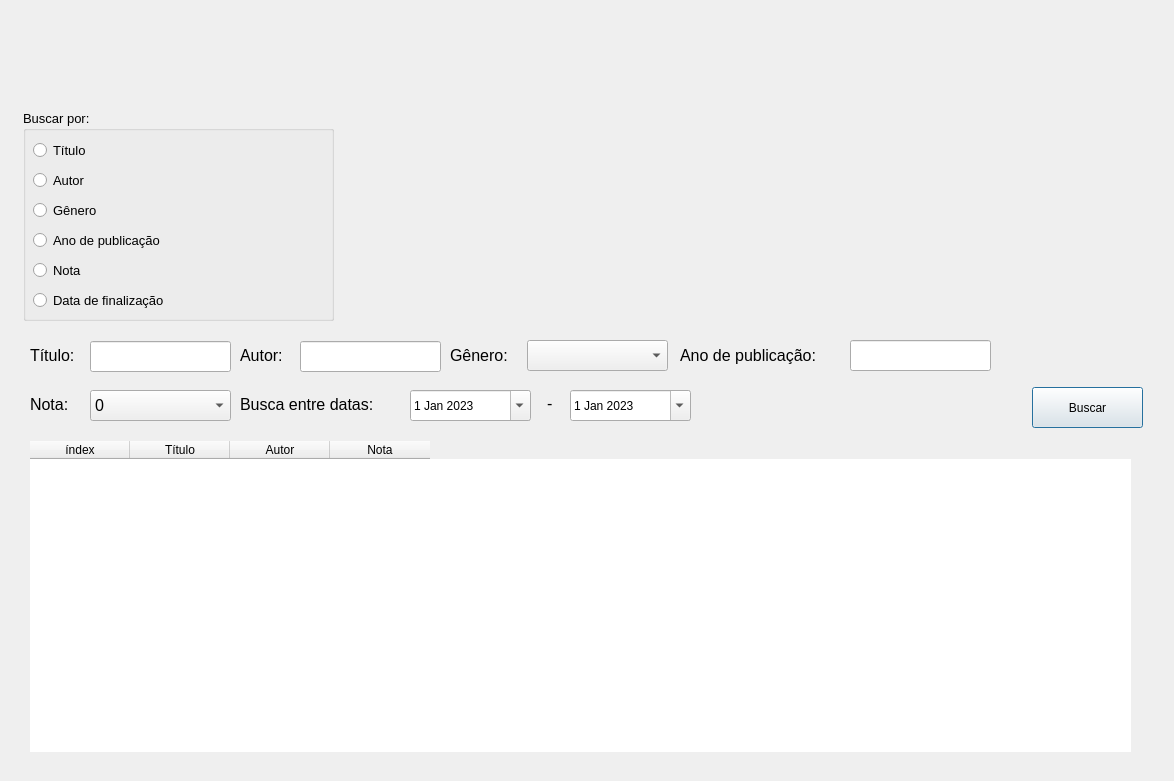
<?xml version="1.0" encoding="UTF-8"?>
<ui version="4.0">
 <class>Dialog</class>
 <widget class="QDialog" name="Dialog">
  <property name="geometry">
   <rect>
    <x>0</x>
    <y>0</y>
    <width>1174</width>
    <height>781</height>
   </rect>
  </property>
  <property name="minimumSize">
   <size>
    <width>1174</width>
    <height>781</height>
   </size>
  </property>
  <property name="maximumSize">
   <size>
    <width>1174</width>
    <height>781</height>
   </size>
  </property>
  <property name="windowTitle">
   <string>Busca Avançada</string>
  </property>
  <widget class="QGroupBox" name="groupBox">
   <property name="geometry">
    <rect>
     <x>23</x>
     <y>110</y>
     <width>311</width>
     <height>211</height>
    </rect>
   </property>
   <property name="font">
    <font>
     <family>Arial</family>
     <pointsize>10</pointsize>
    </font>
   </property>
   <property name="title">
    <string>Buscar por:</string>
   </property>
   <property name="flat">
    <bool>false</bool>
   </property>
   <property name="checkable">
    <bool>false</bool>
   </property>
   <widget class="QRadioButton" name="radioButton_Titulo">
    <property name="geometry">
     <rect>
      <x>10</x>
      <y>30</y>
      <width>95</width>
      <height>20</height>
     </rect>
    </property>
    <property name="font">
     <font>
      <family>Arial</family>
      <pointsize>10</pointsize>
     </font>
    </property>
    <property name="text">
     <string>Título</string>
    </property>
   </widget>
   <widget class="QRadioButton" name="radioButton_Autor">
    <property name="geometry">
     <rect>
      <x>10</x>
      <y>60</y>
      <width>95</width>
      <height>20</height>
     </rect>
    </property>
    <property name="font">
     <font>
      <family>Arial</family>
      <pointsize>10</pointsize>
     </font>
    </property>
    <property name="text">
     <string>Autor</string>
    </property>
   </widget>
   <widget class="QRadioButton" name="radioButton_Genero">
    <property name="geometry">
     <rect>
      <x>10</x>
      <y>90</y>
      <width>95</width>
      <height>20</height>
     </rect>
    </property>
    <property name="font">
     <font>
      <family>Arial</family>
      <pointsize>10</pointsize>
     </font>
    </property>
    <property name="text">
     <string>Gênero</string>
    </property>
   </widget>
   <widget class="QRadioButton" name="radioButton_Publicacao">
    <property name="geometry">
     <rect>
      <x>10</x>
      <y>120</y>
      <width>241</width>
      <height>20</height>
     </rect>
    </property>
    <property name="font">
     <font>
      <family>Arial</family>
      <pointsize>10</pointsize>
     </font>
    </property>
    <property name="text">
     <string>Ano de publicação</string>
    </property>
   </widget>
   <widget class="QRadioButton" name="radioButton_Nota">
    <property name="geometry">
     <rect>
      <x>10</x>
      <y>150</y>
      <width>95</width>
      <height>20</height>
     </rect>
    </property>
    <property name="text">
     <string>Nota</string>
    </property>
   </widget>
   <widget class="QRadioButton" name="radioButton_finalizado">
    <property name="geometry">
     <rect>
      <x>10</x>
      <y>180</y>
      <width>181</width>
      <height>20</height>
     </rect>
    </property>
    <property name="text">
     <string>Data de finalização</string>
    </property>
   </widget>
  </widget>
  <widget class="QTableWidget" name="tableWidget">
   <property name="geometry">
    <rect>
     <x>30</x>
     <y>441</y>
     <width>1101</width>
     <height>311</height>
    </rect>
   </property>
   <property name="frameShape">
    <enum>QFrame::NoFrame</enum>
   </property>
   <property name="frameShadow">
    <enum>QFrame::Plain</enum>
   </property>
   <property name="lineWidth">
    <number>0</number>
   </property>
   <property name="editTriggers">
    <set>QAbstractItemView::NoEditTriggers</set>
   </property>
   <property name="showGrid">
    <bool>false</bool>
   </property>
   <attribute name="verticalHeaderVisible">
    <bool>false</bool>
   </attribute>
   <column>
    <property name="text">
     <string>índex</string>
    </property>
   </column>
   <column>
    <property name="text">
     <string>Título</string>
    </property>
   </column>
   <column>
    <property name="text">
     <string>Autor</string>
    </property>
   </column>
   <column>
    <property name="text">
     <string>Nota</string>
    </property>
   </column>
  </widget>
  <widget class="QLabel" name="label">
   <property name="geometry">
    <rect>
     <x>0</x>
     <y>0</y>
     <width>1301</width>
     <height>781</height>
    </rect>
   </property>
   <property name="text">
    <string/>
   </property>
   <property name="pixmap">
    <pixmap>../design/busca_avancada.png</pixmap>
   </property>
  </widget>
  <widget class="QPushButton" name="pushButton_buscar">
   <property name="geometry">
    <rect>
     <x>1032</x>
     <y>387</y>
     <width>111</width>
     <height>41</height>
    </rect>
   </property>
   <property name="text">
    <string>Buscar</string>
   </property>
  </widget>
  <widget class="QLabel" name="label_2">
   <property name="geometry">
    <rect>
     <x>30</x>
     <y>340</y>
     <width>91</width>
     <height>31</height>
    </rect>
   </property>
   <property name="font">
    <font>
     <family>Arial</family>
     <pointsize>12</pointsize>
    </font>
   </property>
   <property name="text">
    <string>Título:</string>
   </property>
  </widget>
  <widget class="QLineEdit" name="lineEdit_titulo">
   <property name="geometry">
    <rect>
     <x>90</x>
     <y>341</y>
     <width>141</width>
     <height>31</height>
    </rect>
   </property>
   <property name="font">
    <font>
     <family>Arial</family>
     <pointsize>10</pointsize>
    </font>
   </property>
  </widget>
  <widget class="QLabel" name="label_3">
   <property name="geometry">
    <rect>
     <x>240</x>
     <y>340</y>
     <width>91</width>
     <height>31</height>
    </rect>
   </property>
   <property name="font">
    <font>
     <family>Arial</family>
     <pointsize>12</pointsize>
    </font>
   </property>
   <property name="text">
    <string>Autor:</string>
   </property>
  </widget>
  <widget class="QLineEdit" name="lineEdit_autor">
   <property name="geometry">
    <rect>
     <x>300</x>
     <y>341</y>
     <width>141</width>
     <height>31</height>
    </rect>
   </property>
   <property name="font">
    <font>
     <family>Arial</family>
     <pointsize>10</pointsize>
    </font>
   </property>
  </widget>
  <widget class="QLabel" name="label_4">
   <property name="geometry">
    <rect>
     <x>450</x>
     <y>340</y>
     <width>91</width>
     <height>31</height>
    </rect>
   </property>
   <property name="font">
    <font>
     <family>Arial</family>
     <pointsize>12</pointsize>
    </font>
   </property>
   <property name="text">
    <string>Gênero:</string>
   </property>
  </widget>
  <widget class="QLabel" name="label_5">
   <property name="geometry">
    <rect>
     <x>680</x>
     <y>340</y>
     <width>171</width>
     <height>31</height>
    </rect>
   </property>
   <property name="font">
    <font>
     <family>Arial</family>
     <pointsize>12</pointsize>
    </font>
   </property>
   <property name="text">
    <string>Ano de publicação:</string>
   </property>
  </widget>
  <widget class="QLineEdit" name="lineEdit_publicacao">
   <property name="geometry">
    <rect>
     <x>850</x>
     <y>340</y>
     <width>141</width>
     <height>31</height>
    </rect>
   </property>
   <property name="font">
    <font>
     <family>Arial</family>
     <pointsize>10</pointsize>
    </font>
   </property>
  </widget>
  <widget class="QLabel" name="label_6">
   <property name="geometry">
    <rect>
     <x>30</x>
     <y>389</y>
     <width>91</width>
     <height>31</height>
    </rect>
   </property>
   <property name="font">
    <font>
     <family>Arial</family>
     <pointsize>12</pointsize>
    </font>
   </property>
   <property name="text">
    <string>Nota:</string>
   </property>
  </widget>
  <widget class="QLabel" name="label_7">
   <property name="geometry">
    <rect>
     <x>240</x>
     <y>389</y>
     <width>181</width>
     <height>31</height>
    </rect>
   </property>
   <property name="font">
    <font>
     <family>Arial</family>
     <pointsize>12</pointsize>
    </font>
   </property>
   <property name="text">
    <string>Busca entre datas:</string>
   </property>
  </widget>
  <widget class="QDateEdit" name="dateEdit_inicio">
   <property name="geometry">
    <rect>
     <x>410</x>
     <y>390</y>
     <width>121</width>
     <height>31</height>
    </rect>
   </property>
   <property name="calendarPopup">
    <bool>true</bool>
   </property>
   <property name="date">
    <date>
     <year>2023</year>
     <month>1</month>
     <day>1</day>
    </date>
   </property>
  </widget>
  <widget class="QDateEdit" name="dateEdit_termino">
   <property name="geometry">
    <rect>
     <x>570</x>
     <y>390</y>
     <width>121</width>
     <height>31</height>
    </rect>
   </property>
   <property name="calendarPopup">
    <bool>true</bool>
   </property>
   <property name="date">
    <date>
     <year>2023</year>
     <month>1</month>
     <day>1</day>
    </date>
   </property>
  </widget>
  <widget class="QLabel" name="label_8">
   <property name="geometry">
    <rect>
     <x>547</x>
     <y>395</y>
     <width>55</width>
     <height>16</height>
    </rect>
   </property>
   <property name="font">
    <font>
     <family>Arial</family>
     <pointsize>12</pointsize>
    </font>
   </property>
   <property name="text">
    <string>-</string>
   </property>
  </widget>
  <widget class="QComboBox" name="comboBox_genero">
   <property name="geometry">
    <rect>
     <x>527</x>
     <y>340</y>
     <width>141</width>
     <height>31</height>
    </rect>
   </property>
   <property name="font">
    <font>
     <family>Arial</family>
     <pointsize>12</pointsize>
    </font>
   </property>
  </widget>
  <widget class="QComboBox" name="comboBox_nota">
   <property name="geometry">
    <rect>
     <x>90</x>
     <y>390</y>
     <width>141</width>
     <height>31</height>
    </rect>
   </property>
   <property name="font">
    <font>
     <family>Arial</family>
     <pointsize>12</pointsize>
    </font>
   </property>
   <item>
    <property name="text">
     <string>0</string>
    </property>
   </item>
   <item>
    <property name="text">
     <string>1</string>
    </property>
   </item>
   <item>
    <property name="text">
     <string>2</string>
    </property>
   </item>
   <item>
    <property name="text">
     <string>3</string>
    </property>
   </item>
   <item>
    <property name="text">
     <string>4</string>
    </property>
   </item>
   <item>
    <property name="text">
     <string>5</string>
    </property>
   </item>
   <item>
    <property name="text">
     <string>6</string>
    </property>
   </item>
   <item>
    <property name="text">
     <string>7</string>
    </property>
   </item>
   <item>
    <property name="text">
     <string>8</string>
    </property>
   </item>
   <item>
    <property name="text">
     <string>9</string>
    </property>
   </item>
   <item>
    <property name="text">
     <string>10</string>
    </property>
   </item>
  </widget>
  <zorder>label</zorder>
  <zorder>groupBox</zorder>
  <zorder>tableWidget</zorder>
  <zorder>pushButton_buscar</zorder>
  <zorder>label_2</zorder>
  <zorder>lineEdit_titulo</zorder>
  <zorder>label_3</zorder>
  <zorder>lineEdit_autor</zorder>
  <zorder>label_4</zorder>
  <zorder>label_5</zorder>
  <zorder>lineEdit_publicacao</zorder>
  <zorder>label_6</zorder>
  <zorder>label_7</zorder>
  <zorder>dateEdit_inicio</zorder>
  <zorder>dateEdit_termino</zorder>
  <zorder>label_8</zorder>
  <zorder>comboBox_genero</zorder>
  <zorder>comboBox_nota</zorder>
 </widget>
 <resources/>
 <connections/>
</ui>
